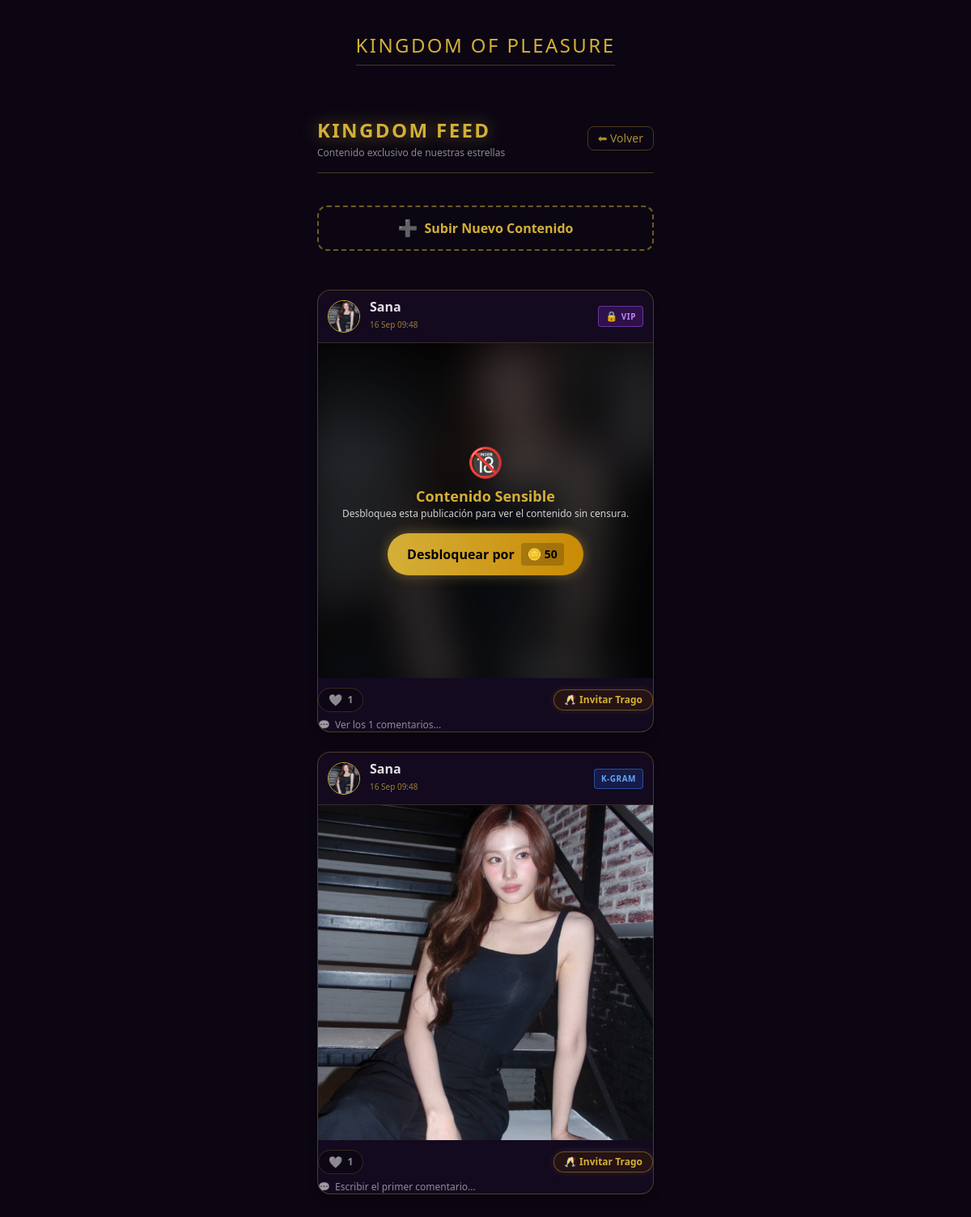
/idols/feed/?tg_id=1, run on the app's committed database.
### idols/models.py (models this page shows, shortened)
class Post(models.Model):
    NETWORK_CHOICES = [
        ('gram', 'KingdomGram (Público)'),
        ('fans', 'KingdomFans (VIP / Pago)'),
    ]
    idol = models.ForeignKey(IdolProfile, on_delete=models.CASCADE, related_name='posts')
    network = models.CharField("Red Social", max_length=10, choices=NETWORK_CHOICES, default='gram')
    image = models.ImageField("Foto del Post", upload_to='social_posts/')
    caption = models.TextField("Descripción", max_length=300)
    price = models.PositiveIntegerField("Precio en Oro (0 si es Público)", default=0)
    likes = models.PositiveIntegerField("Me Gusta", default=0)
    created_at = models.DateTimeField(auto_now_add=True)
    class Meta:
        verbose_name = "Publicación"
        verbose_name_plural = "Publicaciones"
        ordering = ['-created_at']

class IdolProfile(models.Model):
    STATUS_CHOICES = [
        ('online', '🟢 Chateando en Telegram'),
        ('antojos', '🔥 Sesión de Antojos'),
        ('offline', '🌙 Descansando'),
    ]
    telegram_user_id = models.BigIntegerField(db_index=True)
    owner_username = models.CharField("Usuario de Telegram", max_length=100, blank=True, null=True)
    stage_name = models.CharField("Nombre Artístico", max_length=100)
    group = models.CharField("Grupo/Solista", max_length=100, blank=True, null=True)
    bio = models.TextField("Biografía / Presentación", max_length=500)
    status = models.CharField("Estado Actual", max_length=10, choices=STATUS_CHOICES, default='online')
    photo = models.ImageField("Foto de Perfil", upload_to='idols_photos/', blank=True, null=True)
    services_done = models.IntegerField("Servicios Realizados", default=0)
    rating = models.DecimalField("Calificación Promedio", max_digits=3, decimal_places=2, default=5.00)
    created_at = models.DateTimeField(auto_now_add=True)
    updated_at = models.DateTimeField(auto_now=True)
    class Meta:
        verbose_name = "Perfil de Idol"
        verbose_name_plural = "Perfiles de Idols"
        ordering = ['-created_at']

### idols/views.py (the view)
# urls.py: path('feed/', views.social_feed, name='social_feed'),
def social_feed(request):
    tg_id = request.GET.get('tg_id') or request.POST.get('tg_id')
    posts = Post.objects.all().select_related('idol').prefetch_related('comments')
    unlocked_ids = []
    if tg_id:
        pagados = list(PostUnlock.objects.filter(
            client_telegram_id=tg_id
        ).values_list('post_id', flat=True))
        propios = list(Post.objects.filter(
            idol__telegram_user_id=tg_id
        ).values_list('id', flat=True))
        unlocked_ids = set(pagados + propios)
        liked_ids = list(PostLike.objects.filter(
            client_telegram_id=tg_id
        ).values_list('post_id', flat=True))
        tg_username = request.GET.get('tg_username') or request.POST.get('tg_username') or 'Ciudadano VIP'
    return render(request, 'idols/feed.html', {
        'posts': posts,
        'tg_id': tg_id,
        'unlocked_ids': list(unlocked_ids),
        'liked_ids': liked_ids,  # <- AGREGAR ESTA LÍNEA
        'tg_username': tg_username
    })

### templates/idols/feed.html (shortened to what this page needs)
{% extends 'base.html' %}
{% block content %}
<div class="p-4 mt-6 max-w-md mx-auto w-full flex flex-col gap-6 pb-20">
    <div class="flex justify-between items-center mb-4 border-b border-vip-gold/30 pb-4">
        <div>
            <h2 class="text-2xl font-black text-vip-gold uppercase tracking-widest drop-shadow-[0_0_10px_rgba(212,175,55,0.5)]">Kingdom Feed</h2>
            <p class="text-xs text-vip-text/60 mt-1">Contenido exclusivo de nuestras estrellas</p>
        </div>
        <a href="{% url 'idols:gallery' %}?tg_id={{ tg_id }}" class="text-sm text-vip-gold/80 hover:text-vip-gold border border-vip-gold/30 px-3 py-1 rounded-lg">⬅ Volver</a>
    </div>
    <div class="mb-6">
        <a href="{% url 'idols:create_post' %}?tg_id={{ tg_id }}" class="w-full bg-vip-base border-2 border-dashed border-vip-gold/50 text-vip-gold font-bold py-3 px-4 rounded-xl flex justify-center items-center gap-2 hover:bg-vip-gold/10 transition-colors">
            <span class="text-xl">➕</span>
            <span>Subir Nuevo Contenido</span>
        </a>
    </div>
    {% for post in posts %}
        <div class="bg-vip-panel border border-vip-gold/30 rounded-2xl overflow-hidden shadow-lg">
            <div class="p-3 flex items-center justify-between border-b border-vip-gold/20">
                <div class="flex items-center gap-3">
                    {% if post.idol.photo %}
                        <img src="{{ post.idol.photo.url }}" class="w-10 h-10 rounded-full object-cover border border-vip-gold">
                    {% else %}
                        <div class="w-10 h-10 rounded-full bg-black border border-vip-gold flex items-center justify-center text-xl">👤</div>
                    {% endif %}
                    <div>
                        <h3 class="font-bold text-vip-text leading-none">{{ post.idol.stage_name }}</h3>
                        <span class="text-[10px] text-vip-gold/70">{{ post.created_at|date:"d M H:i" }}</span>
                    </div>
                </div>
                {% if post.network == 'gram' %}
                    <span class="bg-blue-600/20 text-blue-400 border border-blue-500/50 text-[10px] px-2 py-1 rounded font-bold tracking-wider">K-GRAM</span>
                {% else %}
                    <span class="bg-purple-900/40 text-purple-400 border border-purple-500/50 text-[10px] px-2 py-1 rounded font-bold tracking-wider flex items-center gap-1">
                        <span class="text-xs">🔒</span> VIP
                    </span>
                {% endif %}
            </div>
            <div class="relative w-full aspect-square overflow-hidden bg-black flex items-center justify-center">
                {% if post.image %}
                    {% if post.network == 'gram' or post.id in unlocked_ids %}
                        <img src="{{ post.image.url }}" class="w-full h-full object-cover">
                    {% else %}
                        <img src="{{ post.image.url }}" class="w-full h-full object-cover filter blur-xl brightness-50 scale-110 pointer-events-none select-none">
                        <div class="absolute inset-0 flex flex-col items-center justify-center z-10 p-4 bg-black/40">
                            <span class="text-4xl mb-2 drop-shadow-lg">🔞</span>
                            <h4 class="text-vip-gold font-bold text-lg text-center drop-shadow-md">Contenido Sensible</h4>
                            <p class="text-white/80 text-xs text-center mb-4">Desbloquea esta publicación para ver el contenido sin censura.</p>
                            <form action="{% url 'idols:unlock_post' post.id %}" method="POST" class="m-0">
                                <button type="submit" class="bg-gradient-to-r from-vip-gold to-yellow-600 text-black font-bold px-6 py-3 rounded-full hover:scale-105 transition-transform shadow-[0_0_15px_rgba(212,175,55,0.4)] flex items-center gap-2">
                                    <span>Desbloquear por</span>
                                    <span class="bg-black/20 px-2 py-1 rounded text-sm">🪙 {{ post.price }}</span>
                                </button>
                            </form>
                        </div>
                    {% endif %}
                {% endif %}
            </div>
            <div class="mt-3 flex items-center justify-between text-sm">
                    <button id="like-btn-{{ post.id }}" onclick="handleLike({{ post.id }})"
                            class="transition-all duration-200 flex items-center gap-1.5 px-3 py-1 rounded-full border border-vip-gold/20 {% if post.id in liked_ids %}text-red-500 bg-red-500/10 border-red-500/40{% else %}text-vip-text/60 bg-black/30 hover:text-red-400{% endif %}">
                        <span id="like-icon-{{ post.id }}">{% if post.id in liked_ids %}❤️{% else %}🤍{% endif %}</span>
                        <span id="like-count-{{ post.id }}" class="font-semibold text-xs">{{ post.likes }}</span>
                    </button>
                    <button onclick="toggleTipModal({{ post.id }})"
                            class="flex items-center gap-1 text-xs text-vip-gold bg-yellow-950/40 border border-vip-gold/40 px-3 py-1 rounded-full hover:bg-vip-gold hover:text-black transition-all font-semibold shadow-[0_0_8px_rgba(212,175,55,0.15)]">
                        <span>🥂</span>
                        <span>Invitar Trago</span>
                    </button>
                </div>
                <button type="button" onclick="toggleComments({{ post.id }})"
                        class="mt-2 text-xs text-vip-text/60 hover:text-vip-gold flex items-center gap-1.5 transition-colors">
                    <span>💬</span>
                    <span id="comment-label-{{ post.id }}">
                        {% if post.comments.count > 0 %}
                            Ver los {{ post.comments.count }} comentarios...
                        {% else %}
                            Escribir el primer comentario...
                        {% endif %}
                    </span>
                </button>
        </div>
    {% empty %}
        <div class="text-center text-vip-text/50 mt-10 p-6 border border-vip-gold/20 rounded-xl">
            <span class="text-4xl block mb-2">📭</span>
            Aún no hay publicaciones en el muro.
        </div>
    {% endfor %}
</div>
{% endblock %}

### templates/base.html (style rules this page uses)
body { background-color: var(--tg-theme-bg-color, #0B0612); color: var(--tg-theme-text-color, #E2E0E5); -webkit-tap-highlight-color: transparent; }

### data on the page
Post: idol.photo (picture), idol.stage_name "Sana", created_at "16 Sep 09:48", network "VIP", image (picture), price "50", likes "1", comments.count "1"
Post: idol.photo (picture), idol.stage_name "Sana", created_at "16 Sep 09:48", network "K-GRAM", image (picture), likes "1", shows "Escribir el primer comentario..."
